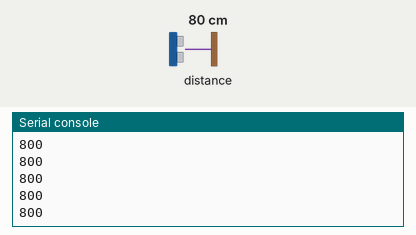
This program was run on a simulated ESP32 board running MicroPython. Shown: the last lines printed to the serial console. The test bench sets the inputs (shaded band); at power-on: distance to the obstacle 80 cm. Library files of the repository ran but are not shown: vl53l0x.py.

Above: at 1.3 s.
1.4 s: distance to the obstacle set to 2 cm
At 2.2 s:
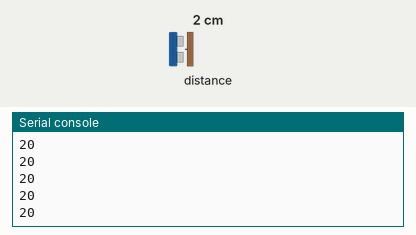
2.9 s: distance to the obstacle set to 4 cm
At 4.0 s:
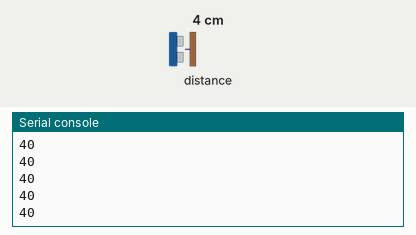
Timing chart, 0 to 5.9 s (numbered marks = the images above; inputs shaded):
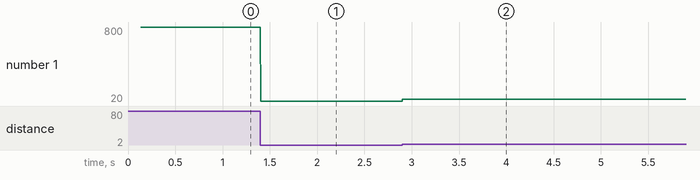

Measured:
- after the input at 1.4 s, the serial console: prints a new line at once (image 1)
- after the input at 2.9 s, the serial console: prints a new line at once (image 2)
- plotted number 1: 800 → 20 after the input at 1.4 s, 20 → 40 after the input at 2.9 s

The program:

tof_test.py
```python
# import time
from machine import Pin, SoftI2C
from vl53l0x import VL53L0X


sda = Pin(15)
scl = Pin(16)

i2c = SoftI2C(sda=sda, scl=scl)

# Create a VL53L0X object
tof = VL53L0X(i2c)

# the measuring_timing_budget is a value in ms, the longer the budget, the more accurate the reading.
budget = tof.measurement_timing_budget_us
tof.set_measurement_timing_budget(10000)

# Sets the VCSEL (vertical cavity surface emitting laser) pulse period for the
# given period type (VL53L0X::VcselPeriodPreRange or VL53L0X::VcselPeriodFinalRange)
# to the given value (in PCLKs). Longer periods increase the potential range of the sensor.
# Valid values are (even numbers only):

# tof.set_Vcsel_pulse_period(tof.vcsel_period_type[0], 18)
tof.set_Vcsel_pulse_period(tof.vcsel_period_type[0], 12)

# tof.set_Vcsel_pulse_period(tof.vcsel_period_type[1], 14)
tof.set_Vcsel_pulse_period(tof.vcsel_period_type[1], 8)


while True:
    print(tof.read())
```
